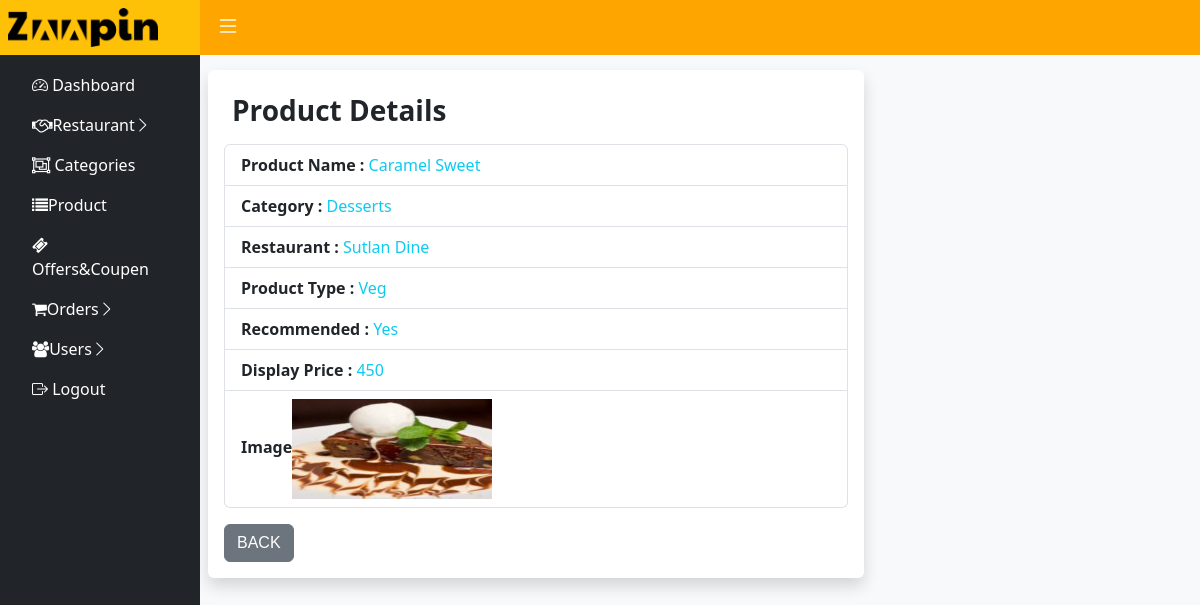
/admin/view-product.php?view_id=140, run on the app's committed database.
### tables this page shows
CREATE TABLE `product` (
  `productid` int(11) NOT NULL,
  `categoryid` int(11) NOT NULL,
  `resid` int(11) NOT NULL,
  `prodect_type` int(2) NOT NULL,
  `productname` varchar(200) NOT NULL,
  `desp` text NOT NULL,
  `image` varchar(200) NOT NULL,
  `display_price` int(11) NOT NULL,
  `recommended` enum('Yes','No') DEFAULT 'No',
  `createdon` timestamp NOT NULL DEFAULT current_timestamp()
);

CREATE TABLE `category` (
  `categoryid` int(11) NOT NULL,
  `categoryname` varchar(100) NOT NULL,
  `image` varchar(150) NOT NULL,
  `createdon` timestamp NOT NULL DEFAULT current_timestamp()
);

CREATE TABLE `restaurant` (
  `resid` int(11) NOT NULL,
  `title` varchar(100) NOT NULL,
  `email` varchar(150) NOT NULL,
  `phone` bigint(20) NOT NULL,
  `o_hr` varchar(20) NOT NULL,
  `c_hr` varchar(20) NOT NULL,
  `o_days` varchar(20) NOT NULL,
  `addr` varchar(150) NOT NULL,
  `city` varchar(100) NOT NULL,
  `pincode` varchar(6) NOT NULL,
  `image` varchar(200) NOT NULL,
  `status` varchar(10) NOT NULL,
  `Working_status` varchar(7) NOT NULL DEFAULT 'open',
  `date` timestamp NOT NULL DEFAULT current_timestamp() ON UPDATE current_timestamp()
);

### admin/view-product.php (the view, shortened to what this page needs)
<?php
include('../config.php');
if(isset($_GET['view_id'])){
    $id = $_GET['view_id'];
    $query = "SELECT p.*, c.categoryname,title,p.image
              FROM product p
              JOIN category c ON p.categoryid = c.categoryid
              JOIN restaurant r ON r.resid = p.resid
              WHERE p.productid = $id";
    $res = mysqli_query($conn, $query);
    $content = mysqli_fetch_assoc($res);
}
?>
<!DOCTYPE html>
<html lang="en">
<head>
    <link href="https://cdn.jsdelivr.net/npm/bootstrap@5.3.0/dist/css/bootstrap.min.css" rel="stylesheet">
    <link rel="stylesheet" href="https://cdn.jsdelivr.net/npm/bootstrap-icons/font/bootstrap-icons.css">
</head>
<body>
<?php include('admin-header.php'); ?>
<div class="content bg-light" id="mainContent">
    <div class="row">
        <div class="col-md-8 shadow bg-white border-0 rounded p-3">
            <h3 class="p-2 fw-bold">Product Details</h3>
            <ul class="list-group">
                <li class="list-group-item"><strong>Product Name :</strong> <span class="text-info"><?php echo $content['productname']; ?></span></li>
                <li class="list-group-item"><strong>Category :</strong> <span class="text-info"><?php echo $content['categoryname']; ?></span></li>
                <li class="list-group-item"><strong>Restaurant :</strong> <span class="text-info"><?php echo $content['title']; ?></span></li>
                <li class="list-group-item"><strong>Product Type :</strong> <span class="text-info"><?php echo ($content['prodect_type'] == 1) ? 'Veg' : (($content['prodect_type'] == 2) ? 'Non-Veg' : 'Vegan'); ?></span></li>
                <li class="list-group-item"><strong>Recommended :</strong> <span class="text-info"><?php echo $content['recommended']; ?></span></li>
                <li class="list-group-item"><strong>Display Price :</strong> <span class="text-info"><?php echo $content['display_price']; ?> </li>
 <li class="list-group-item : "><strong>Image</strong><img src="/zaapin/admin/uploads/<?php echo $content['image'] ?>" alt="image" width="200px" height="100px"></li>
            </ul>
            <a href="listproduct.php" class="btn btn-secondary mt-3">Back</a>
        </div>
    </div>
</div>
</body>
</html>

### css/style.css (style rules this page uses)
:root { --primary: #FEA116; --light: #F1F8FF; --dark: #0F172B; }
.btn { font-family: 'Nunito', sans-serif; font-weight: 500; text-transform: uppercase; transition: .5s; }
.btn.btn-primary, .btn.btn-secondary { color: #FFFFFF; }

### admin/admin-header.php (style rules this page uses)
.content { margin-top:50px; margin-left: 200px; transition: all 0.3s ease; padding: 20px; min-height: 100vh; }

### data on the page
product: productname "Caramel Sweet", categoryid.categoryname "Desserts", resid.title "Sutlan Dine", recommended "Yes", display_price "450", image (picture)
